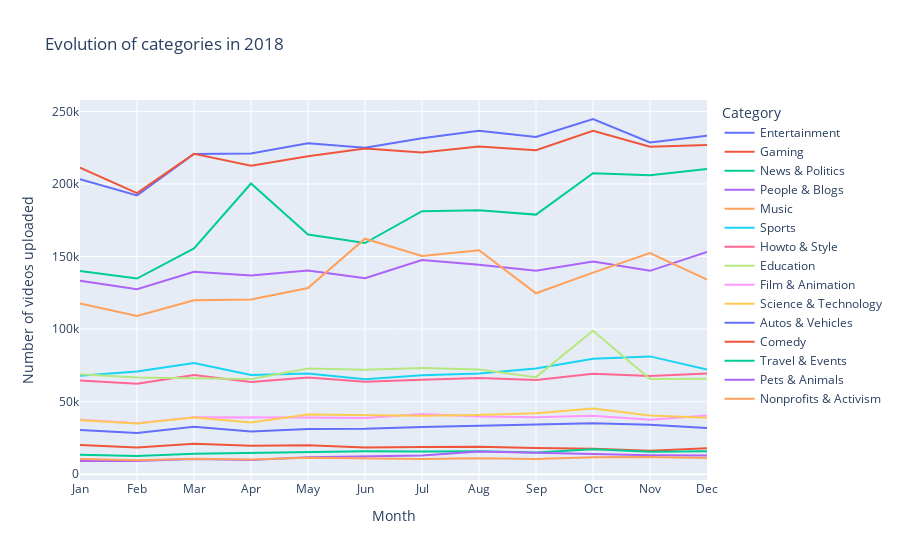
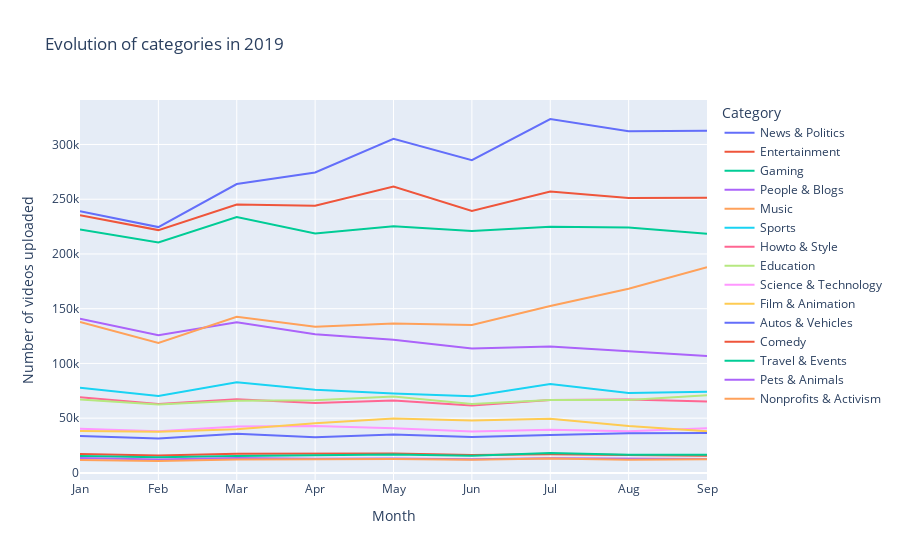

The code cell stored with these charts, in order, in its notebook:
### Code cell
## Interactive Evolution over 2018 and 2019

for i in [2018,2019]:
    selected_year=i

    ## Read data and clean it
    cross_tab_it=pd.read_csv('csv_outputs/{}_month_category_evo.csv'.format(selected_year),index_col=0)
    cross_tab_it=cross_tab_it.drop('Unnamed: 1',axis=1)
    evolution_201X=cross_tab_it
    
    ## Condition on year to have a better display
    if selected_year == 2019:
        evolution_201X=evolution_201X.drop([10,11,12],axis=0)
        evolution_201X=evolution_201X.sort_values(by = 1, axis = 1,ascending = False)
    
    if selected_year == 2018:
        evolution_201X=evolution_201X.sort_values(by = 12, axis = 1,ascending = False)

    ## Creating the plot
    fig = px.line(evolution_201X,title='Evolution of categories in {}'.format(selected_year),
                labels={"index": "Month",
                        "value": "Number of videos uploaded",
                        "variable":"Category"
                        }
                );

    ## Layout
    fig.update_layout(
        xaxis = dict(
            tickmode = 'array',
            tickvals = [1,2,3,4,5,6,7,8,9,10,11,12],
            ticktext = ['Jan', 'Feb', 'Mar', 'Apr', 'May', 'Jun','Jul','Aug','Sep','Oct','Nov','Dec']
        ));
    plt.show()

    #Save figure
    #fig.write_html("html_figures/{}_category_evolution.html".format(selected_year));

### Figure 1 — Plotly figure (JSON) as saved in the notebook; plotly's stock layout.template omitted (floating-point values rounded to 4 significant figures)
{"data": [{"hovertemplate": "Category=Entertainment<br>Month=%{x}<br>Number of videos uploaded=%{y}<extra></extra>", "legendgroup": "Entertainment", "line": {"color": "#636efa", "dash": "solid"}, "marker": {"symbol": "circle"}, "mode": "lines", "name": "Entertainment", "orientation": "v", "showlegend": true, "type": "scatter", "x": [1, 2, 3, 4, 5, 6, 7, 8, 9, 10, 11, 12], "xaxis": "x", "y": [203197, 192139, 220636, 220992, 228108, 225007, 231451, 236655, 232303, 244746, 228602, 233232], "yaxis": "y"}, {"hovertemplate": "Category=Gaming<br>Month=%{x}<br>Number of videos uploaded=%{y}<extra></extra>", "legendgroup": "Gaming", "line": {"color": "#EF553B", "dash": "solid"}, "marker": {"symbol": "circle"}, "mode": "lines", "name": "Gaming", "orientation": "v", "showlegend": true, "type": "scatter", "x": [1, 2, 3, 4, 5, 6, 7, 8, 9, 10, 11, 12], "xaxis": "x", "y": [211307, 193633, 220733, 212569, 219048, 224396, 221675, 225747, 223270, 236644, 225654, 226803], "yaxis": "y"}, {"hovertemplate": "Category=News & Politics<br>Month=%{x}<br>Number of videos uploaded=%{y}<extra></extra>", "legendgroup": "News & Politics", "line": {"color": "#00cc96", "dash": "solid"}, "marker": {"symbol": "circle"}, "mode": "lines", "name": "News & Politics", "orientation": "v", "showlegend": true, "type": "scatter", "x": [1, 2, 3, 4, 5, 6, 7, 8, 9, 10, 11, 12], "xaxis": "x", "y": [140109, 134854, 155573, 200319, 165127, 159295, 181211, 181951, 178868, 207438, 205988, 210256], "yaxis": "y"}, {"hovertemplate": "Category=People & Blogs<br>Month=%{x}<br>Number of videos uploaded=%{y}<extra></extra>", "legendgroup": "People & Blogs", "line": {"color": "#ab63fa", "dash": "solid"}, "marker": {"symbol": "circle"}, "mode": "lines", "name": "People & Blogs", "orientation": "v", "showlegend": true, "type": "scatter", "x": [1, 2, 3, 4, 5, 6, 7, 8, 9, 10, 11, 12], "xaxis": "x", "y": [133285, 127509, 139511, 136867, 140344, 135086, 147527, 144368, 140220, 146534, 140138, 153137], "yaxis": "y"}, {"hovertemplate": "Category=Music<br>Month=%{x}<br>Number of videos uploaded=%{y}<extra></extra>", "legendgroup": "Music", "line": {"color": "#FFA15A", "dash": "solid"}, "marker": {"symbol": "circle"}, "mode": "lines", "name": "Music", "orientation": "v", "showlegend": true, "type": "scatter", "x": [1, 2, 3, 4, 5, 6, 7, 8, 9, 10, 11, 12], "xaxis": "x", "y": [117571, 109087, 119844, 120326, 128278, 162291, 150417, 154300, 124683, 138911, 152325, 134138], "yaxis": "y"}, {"hovertemplate": "Category=Sports<br>Month=%{x}<br>Number of videos uploaded=%{y}<extra></extra>", "legendgroup": "Sports", "line": {"color": "#19d3f3", "dash": "solid"}, "marker": {"symbol": "circle"}, "mode": "lines", "name": "Sports", "orientation": "v", "showlegend": true, "type": "scatter", "x": [1, 2, 3, 4, 5, 6, 7, 8, 9, 10, 11, 12], "xaxis": "x", "y": [67836, 70869, 76631, 68390, 69371, 65466, 68193, 69385, 72819, 79610, 81190, 72160], "yaxis": "y"}, {"hovertemplate": "Category=Howto & Style<br>Month=%{x}<br>Number of videos uploaded=%{y}<extra></extra>", "legendgroup": "Howto & Style", "line": {"color": "#FF6692", "dash": "solid"}, "marker": {"symbol": "circle"}, "mode": "lines", "name": "Howto & Style", "orientation": "v", "showlegend": true, "type": "scatter", "x": [1, 2, 3, 4, 5, 6, 7, 8, 9, 10, 11, 12], "xaxis": "x", "y": [64554, 62285, 68342, 63605, 66637, 63674, 65119, 66324, 64872, 69172, 67662, 69418], "yaxis": "y"}, {"hovertemplate": "Category=Education<br>Month=%{x}<br>Number of videos uploaded=%{y}<extra></extra>", "legendgroup": "Education", "line": {"color": "#B6E880", "dash": "solid"}, "marker": {"symbol": "circle"}, "mode": "lines", "name": "Education", "orientation": "v", "showlegend": true, "type": "scatter", "x": [1, 2, 3, 4, 5, 6, 7, 8, 9, 10, 11, 12], "xaxis": "x", "y": [68942, 66581, 66089, 65552, 72912, 71996, 73260, 72213, 66907, 98900, 65682, 65824], "yaxis": "y"}, {"hovertemplate": "Category=Film & Animation<br>Month=%{x}<br>Number of videos uploaded=%{y}<extra></extra>", "legendgroup": "Film & Animation", "line": {"color": "#FF97FF", "dash": "solid"}, "marker": {"symbol": "circle"}, "mode": "lines", "name": "Film & Animation", "orientation": "v", "showlegend": true, "type": "scatter", "x": [1, 2, 3, 4, 5, 6, 7, 8, 9, 10, 11, 12], "xaxis": "x", "y": [37476, 35121, 39197, 39245, 39109, 38699, 41458, 39726, 39307, 40251, 37623, 40396], "yaxis": "y"}, {"hovertemplate": "Category=Science & Technology<br>Month=%{x}<br>Number of videos uploaded=%{y}<extra></extra>", "legendgroup": "Science & Technology", "line": {"color": "#FECB52", "dash": "solid"}, "marker": {"symbol": "circle"}, "mode": "lines", "name": "Science & Technology", "orientation": "v", "showlegend": true, "type": "scatter", "x": [1, 2, 3, 4, 5, 6, 7, 8, 9, 10, 11, 12], "xaxis": "x", "y": [37256, 34937, 39137, 35610, 41195, 40602, 40268, 40899, 41957, 45216, 40549, 38887], "yaxis": "y"}, {"hovertemplate": "Category=Autos & Vehicles<br>Month=%{x}<br>Number of videos uploaded=%{y}<extra></extra>", "legendgroup": "Autos & Vehicles", "line": {"color": "#636efa", "dash": "solid"}, "marker": {"symbol": "circle"}, "mode": "lines", "name": "Autos & Vehicles", "orientation": "v", "showlegend": true, "type": "scatter", "x": [1, 2, 3, 4, 5, 6, 7, 8, 9, 10, 11, 12], "xaxis": "x", "y": [30491, 28476, 32641, 29516, 31130, 31379, 32636, 33355, 34493, 35099, 34105, 31875], "yaxis": "y"}, {"hovertemplate": "Category=Comedy<br>Month=%{x}<br>Number of videos uploaded=%{y}<extra></extra>", "legendgroup": "Comedy", "line": {"color": "#EF553B", "dash": "solid"}, "marker": {"symbol": "circle"}, "mode": "lines", "name": "Comedy", "orientation": "v", "showlegend": true, "type": "scatter", "x": [1, 2, 3, 4, 5, 6, 7, 8, 9, 10, 11, 12], "xaxis": "x", "y": [20218, 18352, 20931, 19560, 19898, 18445, 18776, 18929, 18036, 17648, 16107, 17923], "yaxis": "y"}, {"hovertemplate": "Category=Travel & Events<br>Month=%{x}<br>Number of videos uploaded=%{y}<extra></extra>", "legendgroup": "Travel & Events", "line": {"color": "#00cc96", "dash": "solid"}, "marker": {"symbol": "circle"}, "mode": "lines", "name": "Travel & Events", "orientation": "v", "showlegend": true, "type": "scatter", "x": [1, 2, 3, 4, 5, 6, 7, 8, 9, 10, 11, 12], "xaxis": "x", "y": [13406, 12495, 14084, 14798, 15574, 15826, 15666, 15795, 14962, 17147, 15521, 15850], "yaxis": "y"}, {"hovertemplate": "Category=Pets & Animals<br>Month=%{x}<br>Number of videos uploaded=%{y}<extra></extra>", "legendgroup": "Pets & Animals", "line": {"color": "#ab63fa", "dash": "solid"}, "marker": {"symbol": "circle"}, "mode": "lines", "name": "Pets & Animals", "orientation": "v", "showlegend": true, "type": "scatter", "x": [1, 2, 3, 4, 5, 6, 7, 8, 9, 10, 11, 12], "xaxis": "x", "y": [9200, 9131, 10472, 9890, 11784, 12117, 12900, 15721, 14807, 13492, 13022, 12881], "yaxis": "y"}, {"hovertemplate": "Category=Nonprofits & Activism<br>Month=%{x}<br>Number of videos uploaded=%{y}<extra></extra>", "legendgroup": "Nonprofits & Activism", "line": {"color": "#FFA15A", "dash": "solid"}, "marker": {"symbol": "circle"}, "mode": "lines", "name": "Nonprofits & Activism", "orientation": "v", "showlegend": true, "type": "scatter", "x": [1, 2, 3, 4, 5, 6, 7, 8, 9, 10, 11, 12], "xaxis": "x", "y": [10424, 9706, 10605, 10133, 11385, 11061, 10553, 11037, 10503, 11794, 11971, 11231], "yaxis": "y"}], "layout": {"legend": {"title": {"text": "Category"}, "tracegroupgap": 0}, "title": {"text": "Evolution of categories in 2018"}, "xaxis": {"anchor": "y", "domain": [0, 1], "tickmode": "array", "ticktext": ["Jan", "Feb", "Mar", "Apr", "May", "Jun", "Jul", "Aug", "Sep", "Oct", "Nov", "Dec"], "tickvals": [1, 2, 3, 4, 5, 6, 7, 8, 9, 10, 11, 12], "title": {"text": "Month"}}, "yaxis": {"anchor": "x", "domain": [0, 1], "title": {"text": "Number of videos uploaded"}}}}

### Figure 2 — Plotly figure (JSON) as saved in the notebook; plotly's stock layout.template omitted (floating-point values rounded to 4 significant figures)
{"data": [{"hovertemplate": "Category=News & Politics<br>Month=%{x}<br>Number of videos uploaded=%{y}<extra></extra>", "legendgroup": "News & Politics", "line": {"color": "#636efa", "dash": "solid"}, "marker": {"symbol": "circle"}, "mode": "lines", "name": "News & Politics", "orientation": "v", "showlegend": true, "type": "scatter", "x": [1, 2, 3, 4, 5, 6, 7, 8, 9], "xaxis": "x", "y": [238959, 224546, 263827, 274460, 305150, 285617, 323272, 312133, 312614], "yaxis": "y"}, {"hovertemplate": "Category=Entertainment<br>Month=%{x}<br>Number of videos uploaded=%{y}<extra></extra>", "legendgroup": "Entertainment", "line": {"color": "#EF553B", "dash": "solid"}, "marker": {"symbol": "circle"}, "mode": "lines", "name": "Entertainment", "orientation": "v", "showlegend": true, "type": "scatter", "x": [1, 2, 3, 4, 5, 6, 7, 8, 9], "xaxis": "x", "y": [235415, 221790, 245217, 244058, 261586, 239201, 257112, 251137, 251350], "yaxis": "y"}, {"hovertemplate": "Category=Gaming<br>Month=%{x}<br>Number of videos uploaded=%{y}<extra></extra>", "legendgroup": "Gaming", "line": {"color": "#00cc96", "dash": "solid"}, "marker": {"symbol": "circle"}, "mode": "lines", "name": "Gaming", "orientation": "v", "showlegend": true, "type": "scatter", "x": [1, 2, 3, 4, 5, 6, 7, 8, 9], "xaxis": "x", "y": [222335, 210553, 233684, 218716, 225400, 220860, 224839, 224240, 218487], "yaxis": "y"}, {"hovertemplate": "Category=People & Blogs<br>Month=%{x}<br>Number of videos uploaded=%{y}<extra></extra>", "legendgroup": "People & Blogs", "line": {"color": "#ab63fa", "dash": "solid"}, "marker": {"symbol": "circle"}, "mode": "lines", "name": "People & Blogs", "orientation": "v", "showlegend": true, "type": "scatter", "x": [1, 2, 3, 4, 5, 6, 7, 8, 9], "xaxis": "x", "y": [140939, 125778, 137580, 126634, 121609, 113622, 115453, 111293, 106682], "yaxis": "y"}, {"hovertemplate": "Category=Music<br>Month=%{x}<br>Number of videos uploaded=%{y}<extra></extra>", "legendgroup": "Music", "line": {"color": "#FFA15A", "dash": "solid"}, "marker": {"symbol": "circle"}, "mode": "lines", "name": "Music", "orientation": "v", "showlegend": true, "type": "scatter", "x": [1, 2, 3, 4, 5, 6, 7, 8, 9], "xaxis": "x", "y": [137795, 118686, 142674, 133477, 136372, 135101, 152376, 168252, 187930], "yaxis": "y"}, {"hovertemplate": "Category=Sports<br>Month=%{x}<br>Number of videos uploaded=%{y}<extra></extra>", "legendgroup": "Sports", "line": {"color": "#19d3f3", "dash": "solid"}, "marker": {"symbol": "circle"}, "mode": "lines", "name": "Sports", "orientation": "v", "showlegend": true, "type": "scatter", "x": [1, 2, 3, 4, 5, 6, 7, 8, 9], "xaxis": "x", "y": [77802, 70364, 82852, 76056, 72488, 69933, 81114, 73100, 74171], "yaxis": "y"}, {"hovertemplate": "Category=Howto & Style<br>Month=%{x}<br>Number of videos uploaded=%{y}<extra></extra>", "legendgroup": "Howto & Style", "line": {"color": "#FF6692", "dash": "solid"}, "marker": {"symbol": "circle"}, "mode": "lines", "name": "Howto & Style", "orientation": "v", "showlegend": true, "type": "scatter", "x": [1, 2, 3, 4, 5, 6, 7, 8, 9], "xaxis": "x", "y": [69005, 63042, 67305, 63919, 66026, 61656, 66643, 66952, 65241], "yaxis": "y"}, {"hovertemplate": "Category=Education<br>Month=%{x}<br>Number of videos uploaded=%{y}<extra></extra>", "legendgroup": "Education", "line": {"color": "#B6E880", "dash": "solid"}, "marker": {"symbol": "circle"}, "mode": "lines", "name": "Education", "orientation": "v", "showlegend": true, "type": "scatter", "x": [1, 2, 3, 4, 5, 6, 7, 8, 9], "xaxis": "x", "y": [67126, 62432, 65920, 66431, 69855, 62899, 66636, 66687, 70989], "yaxis": "y"}, {"hovertemplate": "Category=Science & Technology<br>Month=%{x}<br>Number of videos uploaded=%{y}<extra></extra>", "legendgroup": "Science & Technology", "line": {"color": "#FF97FF", "dash": "solid"}, "marker": {"symbol": "circle"}, "mode": "lines", "name": "Science & Technology", "orientation": "v", "showlegend": true, "type": "scatter", "x": [1, 2, 3, 4, 5, 6, 7, 8, 9], "xaxis": "x", "y": [40377, 38035, 42292, 42851, 40898, 37898, 39503, 37942, 40847], "yaxis": "y"}, {"hovertemplate": "Category=Film & Animation<br>Month=%{x}<br>Number of videos uploaded=%{y}<extra></extra>", "legendgroup": "Film & Animation", "line": {"color": "#FECB52", "dash": "solid"}, "marker": {"symbol": "circle"}, "mode": "lines", "name": "Film & Animation", "orientation": "v", "showlegend": true, "type": "scatter", "x": [1, 2, 3, 4, 5, 6, 7, 8, 9], "xaxis": "x", "y": [38280, 37641, 39923, 45383, 49801, 47801, 49515, 42783, 38121], "yaxis": "y"}, {"hovertemplate": "Category=Autos & Vehicles<br>Month=%{x}<br>Number of videos uploaded=%{y}<extra></extra>", "legendgroup": "Autos & Vehicles", "line": {"color": "#636efa", "dash": "solid"}, "marker": {"symbol": "circle"}, "mode": "lines", "name": "Autos & Vehicles", "orientation": "v", "showlegend": true, "type": "scatter", "x": [1, 2, 3, 4, 5, 6, 7, 8, 9], "xaxis": "x", "y": [33676, 31415, 35876, 32520, 35111, 32743, 34681, 36201, 36506], "yaxis": "y"}, {"hovertemplate": "Category=Comedy<br>Month=%{x}<br>Number of videos uploaded=%{y}<extra></extra>", "legendgroup": "Comedy", "line": {"color": "#EF553B", "dash": "solid"}, "marker": {"symbol": "circle"}, "mode": "lines", "name": "Comedy", "orientation": "v", "showlegend": true, "type": "scatter", "x": [1, 2, 3, 4, 5, 6, 7, 8, 9], "xaxis": "x", "y": [17165, 15922, 17549, 17356, 17632, 16342, 16938, 16388, 15585], "yaxis": "y"}, {"hovertemplate": "Category=Travel & Events<br>Month=%{x}<br>Number of videos uploaded=%{y}<extra></extra>", "legendgroup": "Travel & Events", "line": {"color": "#00cc96", "dash": "solid"}, "marker": {"symbol": "circle"}, "mode": "lines", "name": "Travel & Events", "orientation": "v", "showlegend": true, "type": "scatter", "x": [1, 2, 3, 4, 5, 6, 7, 8, 9], "xaxis": "x", "y": [15476, 14379, 15504, 16092, 16721, 15643, 18189, 16490, 16580], "yaxis": "y"}, {"hovertemplate": "Category=Pets & Animals<br>Month=%{x}<br>Number of videos uploaded=%{y}<extra></extra>", "legendgroup": "Pets & Animals", "line": {"color": "#ab63fa", "dash": "solid"}, "marker": {"symbol": "circle"}, "mode": "lines", "name": "Pets & Animals", "orientation": "v", "showlegend": true, "type": "scatter", "x": [1, 2, 3, 4, 5, 6, 7, 8, 9], "xaxis": "x", "y": [13718, 12330, 13638, 12973, 13224, 12536, 13309, 13114, 12720], "yaxis": "y"}, {"hovertemplate": "Category=Nonprofits & Activism<br>Month=%{x}<br>Number of videos uploaded=%{y}<extra></extra>", "legendgroup": "Nonprofits & Activism", "line": {"color": "#FFA15A", "dash": "solid"}, "marker": {"symbol": "circle"}, "mode": "lines", "name": "Nonprofits & Activism", "orientation": "v", "showlegend": true, "type": "scatter", "x": [1, 2, 3, 4, 5, 6, 7, 8, 9], "xaxis": "x", "y": [11709, 10871, 12177, 12181, 12805, 11971, 13076, 12010, 12441], "yaxis": "y"}], "layout": {"legend": {"title": {"text": "Category"}, "tracegroupgap": 0}, "title": {"text": "Evolution of categories in 2019"}, "xaxis": {"anchor": "y", "domain": [0, 1], "tickmode": "array", "ticktext": ["Jan", "Feb", "Mar", "Apr", "May", "Jun", "Jul", "Aug", "Sep", "Oct", "Nov", "Dec"], "tickvals": [1, 2, 3, 4, 5, 6, 7, 8, 9, 10, 11, 12], "title": {"text": "Month"}}, "yaxis": {"anchor": "x", "domain": [0, 1], "title": {"text": "Number of videos uploaded"}}}}
